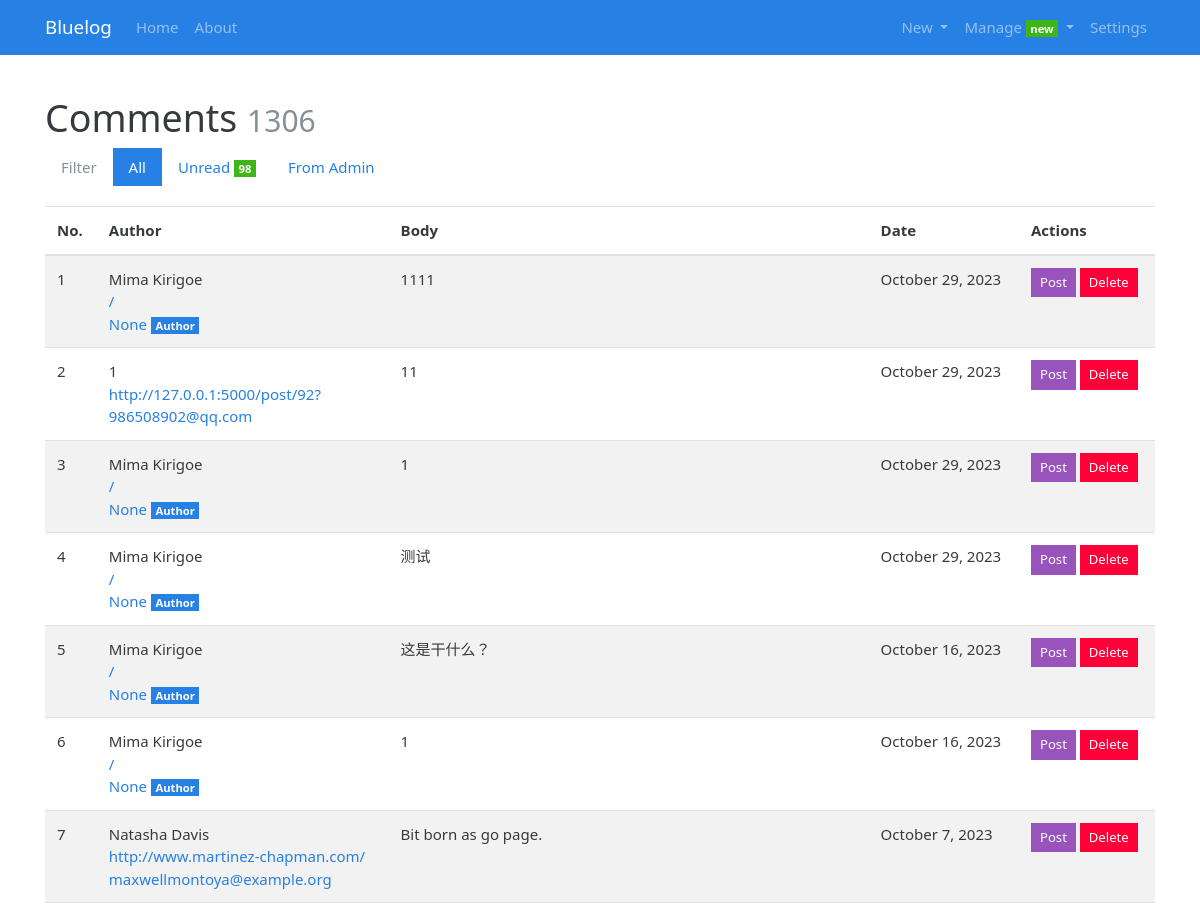
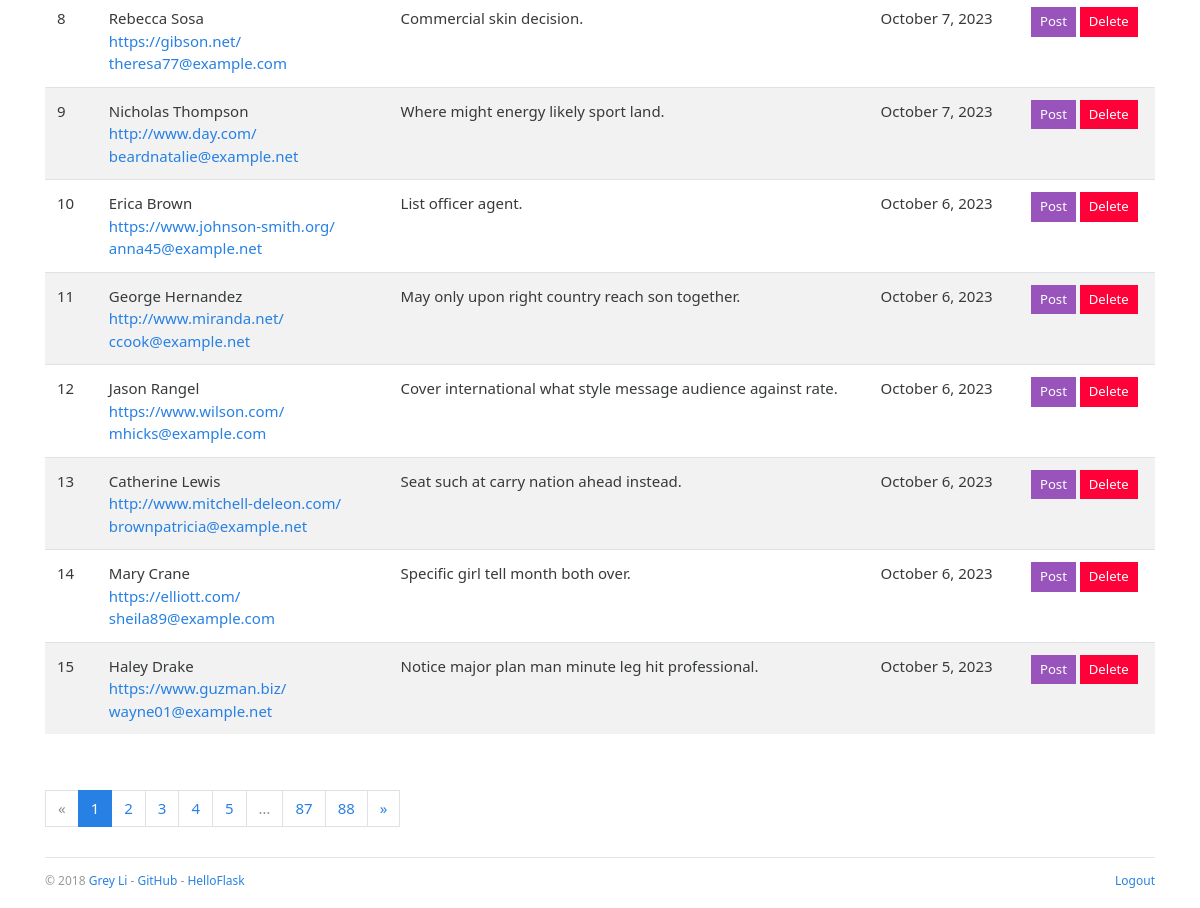
/admin/comment/manage (signed in), run on an earlier commit of the app's database (2 pictures, top to bottom).
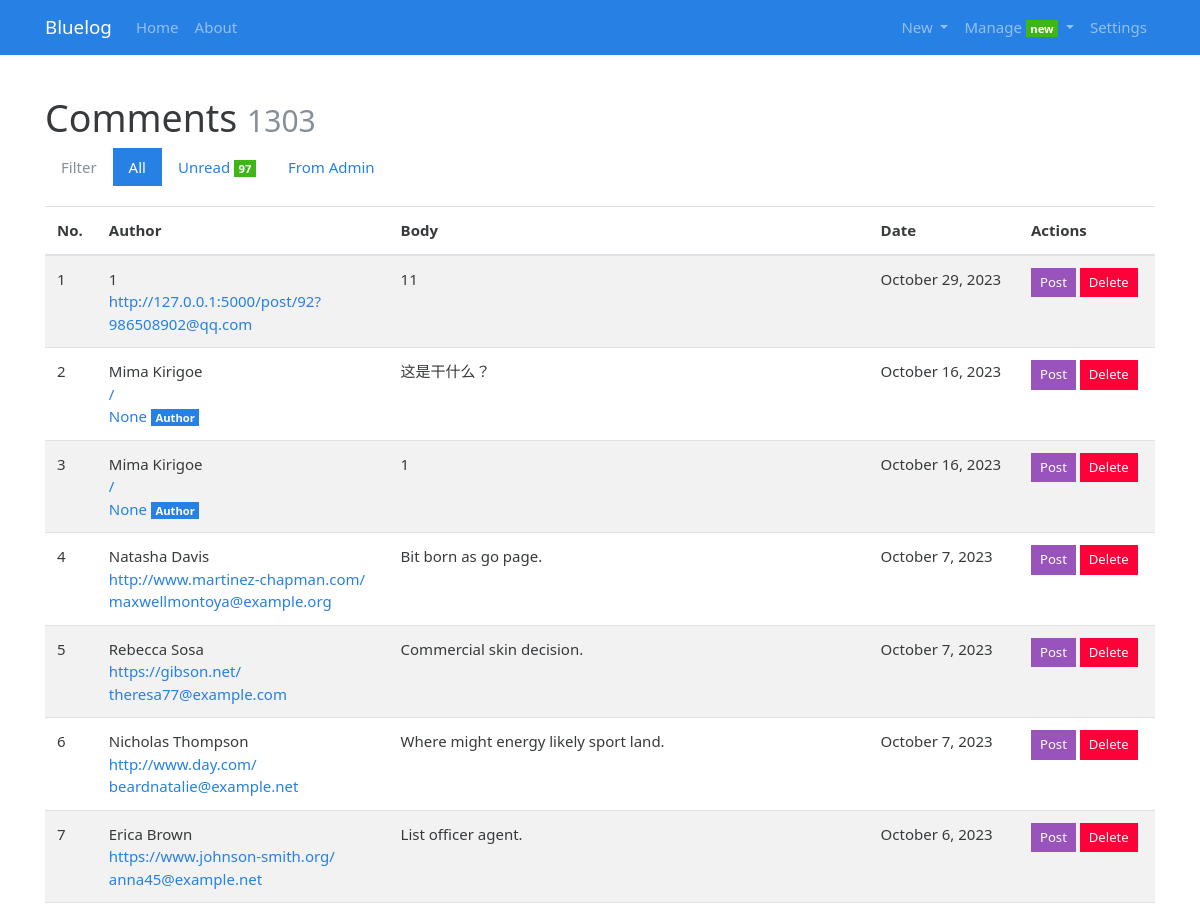
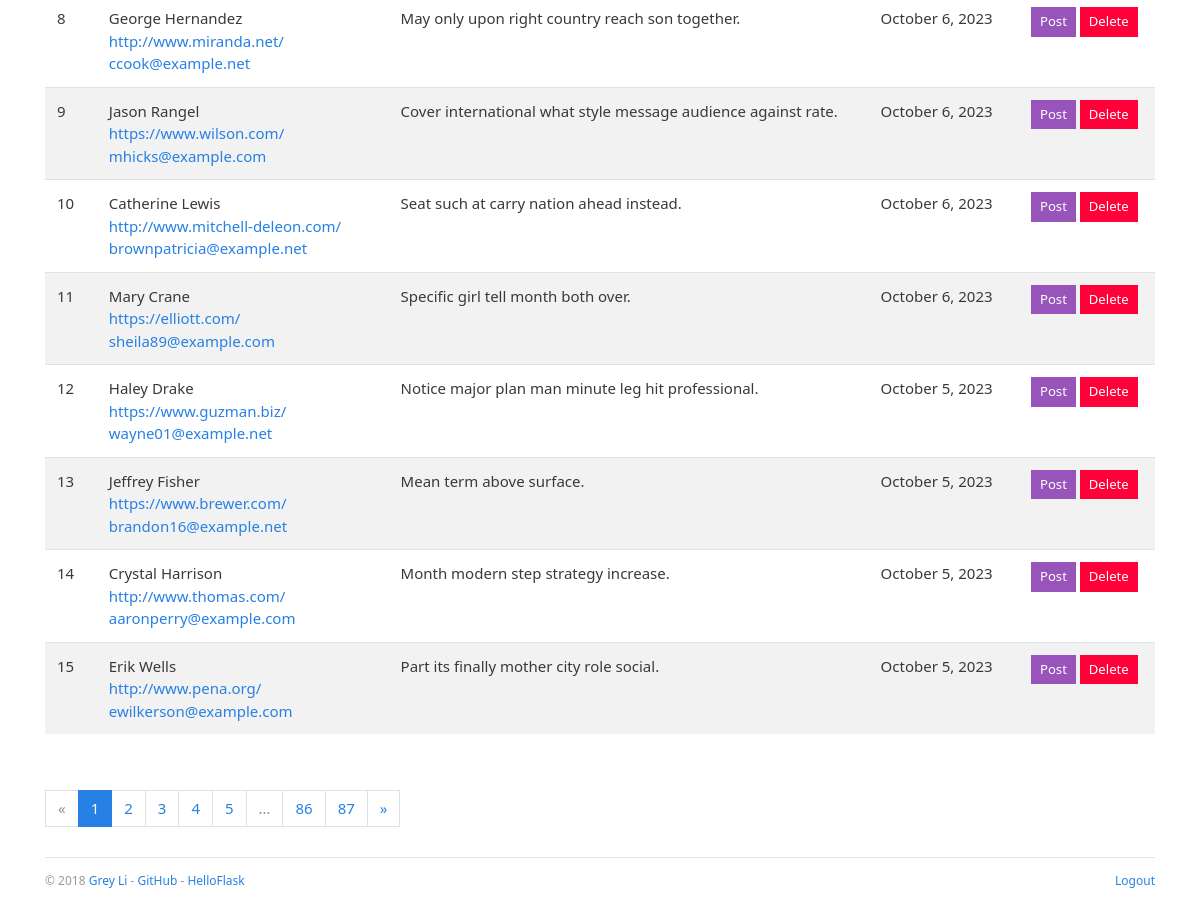
And on a later commit of the database (2 pictures, top to bottom).
### bluelog/models.py (models this page shows, shortened)
class Comment(db.Model):
    id = db.Column(db.Integer, primary_key=True)
    author = db.Column(db.String(30))
    email = db.Column(db.String(254))
    site = db.Column(db.String(255))
    body = db.Column(db.Text)
    from_admin = db.Column(db.Boolean, default=False)
    reviewed = db.Column(db.Boolean, default=False)
    timestamp = db.Column(db.DateTime, default=datetime.utcnow, index=True)
    replied_id = db.Column(db.Integer, db.ForeignKey('comment.id'))
    post_id = db.Column(db.Integer, db.ForeignKey('post.id'))
    post = db.relationship('Post', back_populates='comments')
    replies = db.relationship('Comment', back_populates='replied', cascade='all, delete-orphan')
    replied = db.relationship('Comment', back_populates='replies', remote_side=[id])

class Admin(db.Model, UserMixin):
    id = db.Column(db.Integer, primary_key=True)
    username = db.Column(db.String(20))
    password_hash = db.Column(db.String(128))
    blog_title = db.Column(db.String(60))
    blog_sub_title = db.Column(db.String(100))
    name = db.Column(db.String(30))
    about = db.Column(db.Text)

### bluelog/blueprints/admin.py (the view)
@admin_bp.route('/comment/manage')
@login_required
def manage_comment():
    filter_rule = request.args.get('filter', 'all')  # 'all', 'unreviewed', 'admin'
    page = request.args.get('page', 1, type=int)
    per_page = current_app.config['BLUELOG_COMMENT_PER_PAGE']
    if filter_rule == 'unread':
        filtered_comments = Comment.query.filter_by(reviewed=False)
    elif filter_rule == 'admin':
        filtered_comments = Comment.query.filter_by(from_admin=True)
    else:
        filtered_comments = Comment.query
    pagination = filtered_comments.order_by(Comment.timestamp.desc()).paginate(page, per_page=per_page)
    comments = pagination.items
    return render_template('admin/manage_comment.html', comments=comments, pagination=pagination)

### bluelog/__init__.py (called while the page is built)
def register_template_context(app):
    @app.context_processor
    def make_template_context():
        admin = Admin.query.first()
        categories = Category.query.order_by(Category.name).all()
        if current_user.is_authenticated:
            unread_comments = Comment.query.filter_by(reviewed=False).count()
        else:
            unread_comments = None
        return dict(admin=admin, categories=categories, unread_comments=unread_comments)

### bluelog/extensions.py (called while the page is built)
@login_manager.user_loader
def load_user(user_id):
    from bluelog.models import Admin
    user = Admin.query.get(int(user_id))
    return user

### bluelog/templates/admin/manage_comment.html (shortened to what this page needs)
{% extends 'base.html' %}
{% from 'bootstrap/pagination.html' import render_pagination %}
{% block content %}
    <div class="page-header">
        <h1>Comments
            <small class="text-muted">{{ pagination.total }}</small>
        </h1>
        <ul class="nav nav-pills">
            <li class="nav-item">
                <a class="nav-link disabled" href="#">Filter </a>
            </li>
            <li class="nav-item">
                <a class="nav-link {% if request.args.get('filter', 'all') == 'all' %}active{% endif %}"
                   href="{{ url_for('admin.manage_comment', filter='all') }}">All</a>
            </li>
            <li class="nav-item">
                <a class="nav-link {% if request.args.get('filter') == 'unread' %}active{% endif %}"
                   href="{{ url_for('admin.manage_comment', filter='unread') }}">Unread {% if unread_comments %}<span
                        class="badge badge-success">{{ unread_comments }}</span>{% endif %}</a>
            </li>
            <li class="nav-item">
                <a class="nav-link {% if request.args.get('filter') == 'admin' %}active{% endif %}"
                   href="{{ url_for('admin.manage_comment', filter='admin') }}">From Admin</a>
            </li>
        </ul>
    </div>
    {% if comments %}
        <table class="table table-striped">
            <thead>
            <tr>
                <th>No.</th>
                <th>Author</th>
                <th>Body</th>
                <th>Date</th>
                <th>Actions</th>
            </tr>
            </thead>
            {% for comment in comments %}
                <tr {% if not comment.reviewed %}class="table-warning" {% endif %}>
                    <td>{{ loop.index + ((pagination.page - 1) * config['BLUELOG_COMMENT_PER_PAGE']) }}</td>
                    <td>
                        {% if comment.from_admin %}{{ admin.name }}{% else %}{{ comment.author }}{% endif %}<br>
                        {% if comment.site %}
                            <a href="{{ comment.site }}" target="_blank">
                                {{ comment.site }}
                            </a><br>
                        {% endif %}
                        <a href="mailto:{{ comment.email }}">{{ comment.email }}</a>
                        {% if comment.from_admin %}
                            <span class="badge badge-primary">Author</span>
                        {% endif %}
                    </td>
                    <td>{{ comment.body }}</td>
                    <td>{{ moment(comment.timestamp).format('LL') }}</td>
                    <td>
                        <a class="btn btn-info btn-sm" href="{{ url_for('blog.show_post', post_id=comment.post.id) }}">Post</a>
                        <form class="inline" method="post"
                              action="{{ url_for('.delete_comment', comment_id=comment.id, next=request.full_path) }}">
                            <button type="submit" class="btn btn-danger btn-sm"
                                    onclick="return confirm('Are you sure?');">Delete
                            </button>
                        </form>
                    </td>
                </tr>
            {% endfor %}
        </table>
        <div class="page-footer">{{ render_pagination(pagination) }}</div>
    {% else %}
        <div class="tip"><h5>No comments.</h5></div>
    {% endif %}
{% endblock %}

### bluelog/templates/base.html (shortened to what this page needs)
{% from 'bootstrap/nav.html' import render_nav_item %}
<!DOCTYPE html>
<html lang="en">
<head>
    {% block head %}
        <link rel="stylesheet"
              href="{{ url_for('static', filename='css/%s.min.css' % request.cookies.get('theme', 'perfect_blue')) }}"
              type="text/css">
        <link rel="stylesheet" href="{{ url_for('static', filename='css/style.css') }}" type="text/css">
    {% endblock head %}
</head>
<body>
{% block nav %}
    <nav class="navbar navbar-expand-lg navbar-dark bg-primary">
        <div class="container">
            <a class="navbar-brand" href="{{ url_for('blog.index') }}">{{ admin.blog_title }}</a>
            <div class="collapse navbar-collapse" id="navbarColor01">
                <ul class="navbar-nav mr-auto">
                    {{ render_nav_item('blog.index', 'Home') }}
                    {{ render_nav_item('blog.about', 'About') }}
                </ul>
                <ul class="nav navbar-nav navbar-right">
                    {% if current_user.is_authenticated %}
                        <li class="nav-item dropdown">
                            <a href="#" class="nav-link dropdown-toggle" data-toggle="dropdown" role="button" aria-haspopup="true" aria-expanded="false">
                                New
                            </a>
                        </li>
                        <li class="nav-item dropdown">
                            <a href="#" class="nav-link dropdown-toggle" data-toggle="dropdown" role="button" aria-haspopup="true" aria-expanded="false">
                                Manage
                                {% if unread_comments %}
                                    <span class="badge badge-success">new</span>
                                {% endif %}
                            </a>
                        </li>
                        {{ render_nav_item('admin.settings', 'Settings') }}
                    {% endif %}
                </ul>
            </div>
        </div>
    </nav>
{% endblock nav %}
<main class="container">
    {% block content %}{% endblock content %}
    {% block footer %}
        <footer>
            <p class="float-left">
                <small> &copy; 2018 <a href="http://greyli.com" title="Written by Grey Li">Grey Li</a> -
                    <a href="https://github.com/greyli/bluelog" title="Fork me on GitHub">GitHub</a> -
                    <a href="http://helloflask.com" title="A HelloFlask project">HelloFlask</a>
                </small>
            </p>
            <p class="float-right">
                <small>
                    {% if current_user.is_authenticated %}
                        <a href="{{ url_for('auth.logout', next=request.full_path) }}">Logout</a>
                    {% else %}
                        <a href="{{ url_for('auth.login', next=request.full_path) }}">Login</a>
                    {% endif %}
                </small>
            </p>
        </footer>
    {% endblock footer %}
</main>
</body>
</html>

What changed in the data, as far as the page shows it:
removed Comment: {{ admin.name }} "Mima Kirigoe", site "/", email "None", from_admin "Author", body "1111", timestamp "October 29, 2023"
removed Comment: {{ admin.name }} "Mima Kirigoe", site "/", email "None", from_admin "Author", body "1", timestamp "October 29, 2023"
removed Comment: {{ admin.name }} "Mima Kirigoe", site "/", email "None", from_admin "Author", body "测试", timestamp "October 29, 2023"
now on this page (row unchanged): Comment: author "Jeffrey Fisher", site "https://www.brewer.com/", email "brandon16@example.net", body "Mean term above surface.", timestamp "October 5, 2023"
now on this page (row unchanged): Comment: author "Crystal Harrison", site "http://www.thomas.com/", email "aaronperry@example.com", body "Month modern step strategy increase.", timestamp "October 5, 2023"
now on this page (row unchanged): Comment: author "Erik Wells", site "http://www.pena.org/", email "ewilkerson@example.com", body "Part its finally mother city role social.", timestamp "October 5, 2023"
Also different on the page:
{{ pagination.total }}: "1306" → "1303"
{{ unread_comments }}: "98" → "97"
{{ render_pagination(pagination) }}: "« 1 2 3 4 5 … 87 88 »" → "« 1 2 3 4 5 … 86 87 »"
